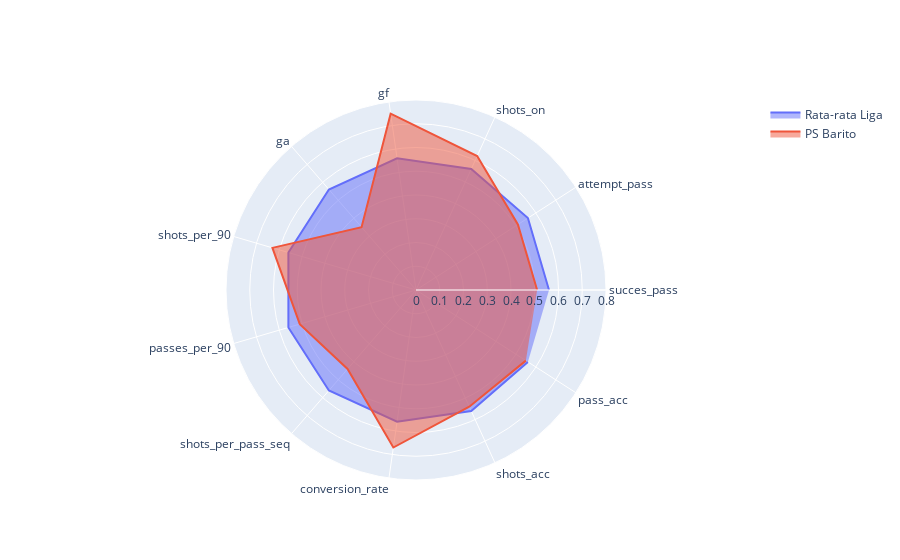

The notebook cell saved with this chart:
### Code cell
barito = df[df['team']=='ps barito'].drop(['team','blocked_shots','gd','w','d','l','pts','total_shots','succes_tackle'], axis=1)
r_barito = []
for x in theta:
    r_barito.append(round(float(barito[x].values)/float(df[x].sum()),3)*10)
Liga = go.Scatterpolar(
   r = r_avg, theta = theta, mode = 'lines', name = 'Rata-rata Liga',fill='toself'
)
PS_Barito = go.Scatterpolar(
   r = r_barito, theta = theta, mode = 'lines', name = 'PS Barito ', fill='toself')

data1 = [Liga,PS_Barito ]
fig1 = go.Figure(data = data1)
fig1.update_layout(polar=dict(radialaxis=dict(visible=True,range=[0, .8])))
iplot(fig1)

### Figure 1 — Plotly figure (JSON) as saved in the notebook; plotly's stock layout.template omitted (floating-point values rounded to 4 significant figures)
{"data": [{"fill": "toself", "mode": "lines", "name": "Rata-rata Liga", "r": [0.56, 0.56, 0.56, 0.56, 0.56, 0.56, 0.56, 0.56, 0.56, 0.56, 0.56], "theta": ["succes_pass", "attempt_pass", "shots_on", "gf", "ga", "shots_per_90", "passes_per_90", "shots_per_pass_seq", "conversion_rate", "shots_acc", "pass_acc"], "type": "scatterpolar"}, {"fill": "toself", "mode": "lines", "name": "PS Barito ", "r": [0.51, 0.51, 0.62, 0.75, 0.35, 0.63, 0.51, 0.44, 0.67, 0.54, 0.55], "theta": ["succes_pass", "attempt_pass", "shots_on", "gf", "ga", "shots_per_90", "passes_per_90", "shots_per_pass_seq", "conversion_rate", "shots_acc", "pass_acc"], "type": "scatterpolar"}], "layout": {"polar": {"radialaxis": {"range": [0, 0.8], "visible": true}}}}
